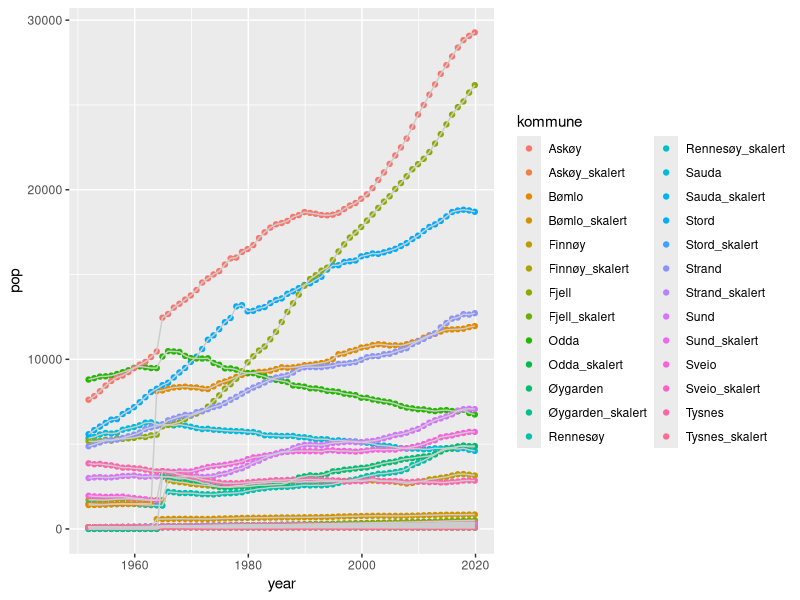
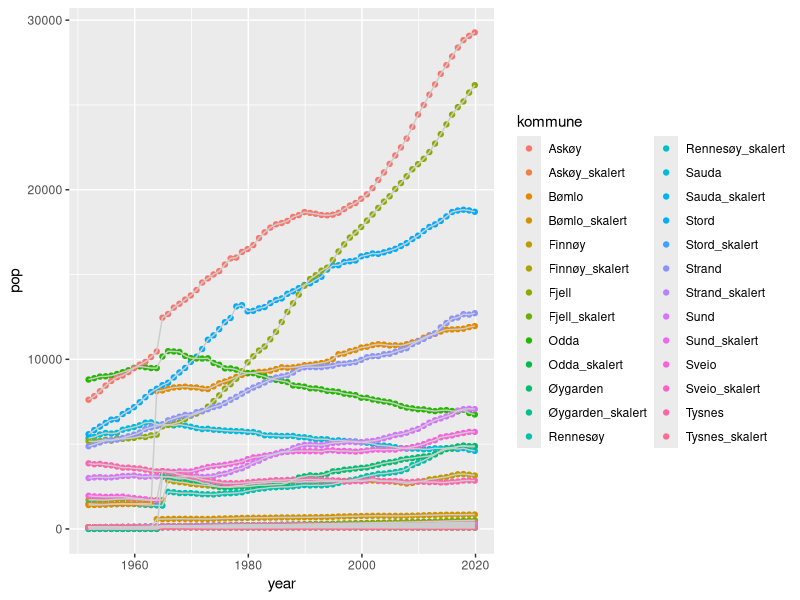
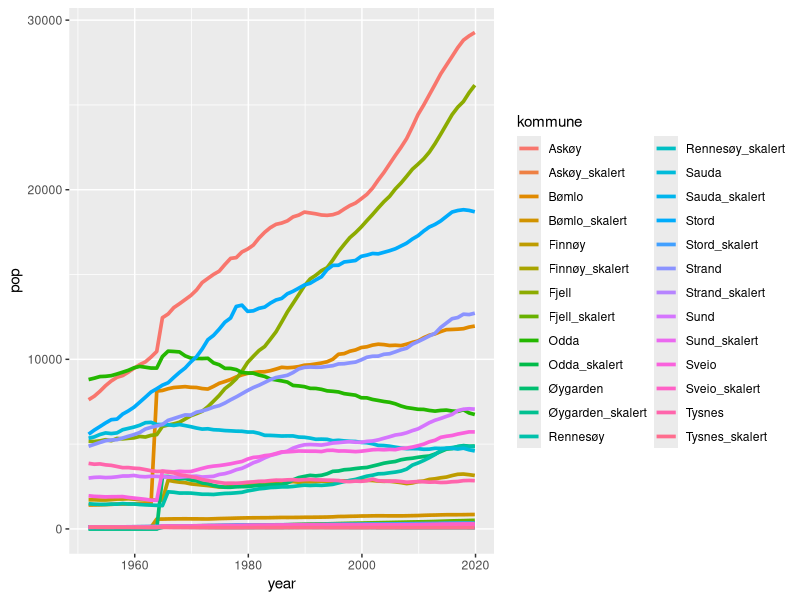
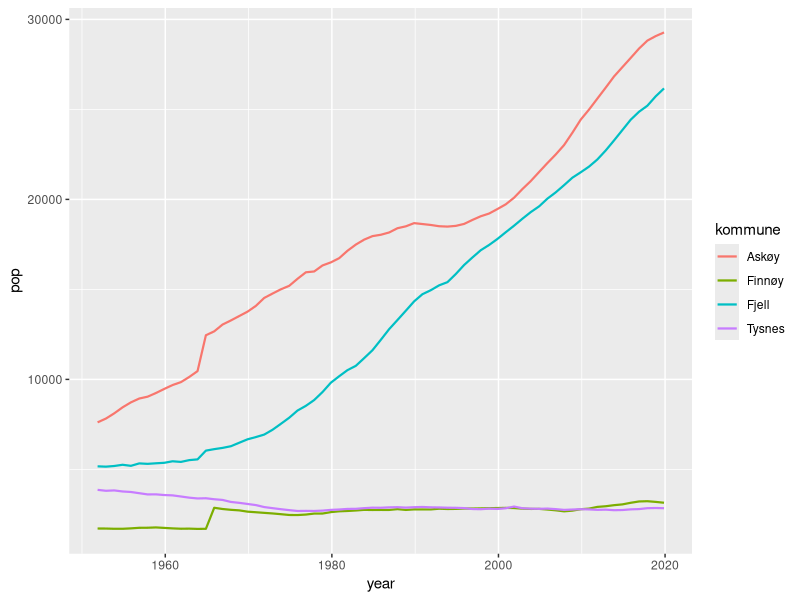
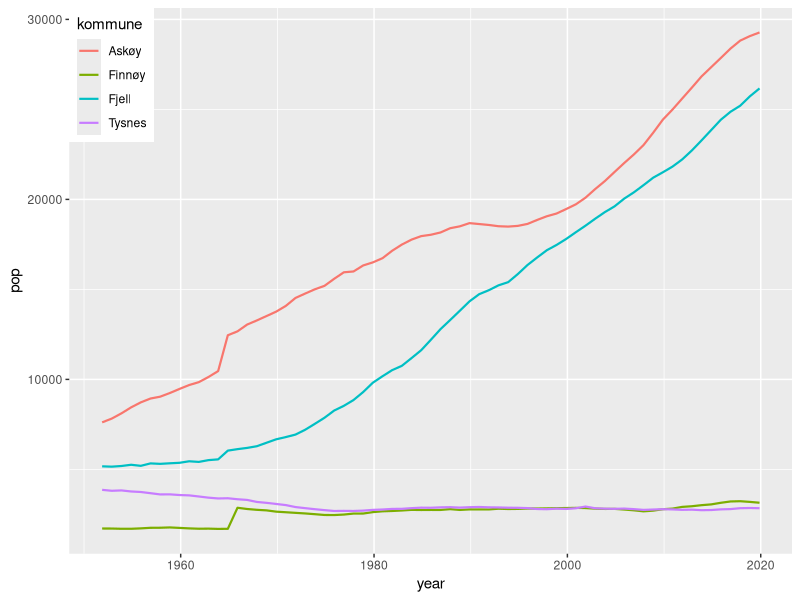
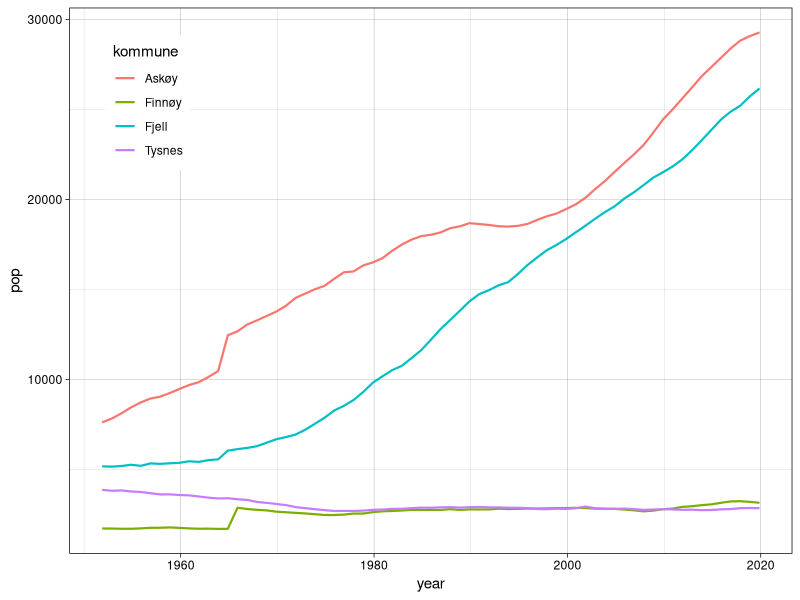

Write R code to recreate these figures, in order.
## ---- chunk 1
library(tidyverse)
library(readxl)
## ---- chunk 2
# antar at "lokalkommuner.xlsx" er i working directory
x <- read_xlsx(path = "lokalkommuner.xlsx")
# ser på 5 første linjer
head(x, n = 5)
# går fra wide til long
x_l <- pivot_longer(x, cols = `1951`:`2020`, names_to = "year", values_to = "pop")
# pop as integer, year as date
x_l$pop. <- as.integer(x_l$pop)
x_l$year <- as.Date(x_l$year, format = "%Y")
# set name first variable
names(x_l)[1] <- "kommune"
#  set missing to 0
x_l[is.na(x_l)] <- 0
# Lager indikatorvariabel for skalert
x_l$skalert <- str_detect(x_l$kommune, "_skalert")
head(x_l, n = 5)
## ---- chunk 3

head(x_l)
filter(x_l, year < "1953-09-22" & year > "1950-09-22" )
## ---- chunk 4
ggplot(data = filter(x_l, year < "2020-09-22"), mapping = aes(x = year, y = pop, group = kommune)) +
  geom_point(mapping = aes(colour = kommune), size = 1.5) +
  geom_line(colour = "Gray80")
## ---- chunk 5
ggplot(data = filter(x_l, year < "2020-09-22"), mapping = aes(x = year, y = pop, group = kommune)) +
  geom_point(mapping = aes(colour = kommune), size = 1.5) +
  geom_line(colour = "Gray80")
## ---- chunk 6
ggplot(data = filter(x_l, year < "2020-09-22"), mapping = aes(x = year, y = pop, group = kommune)) +
  geom_line(mapping = aes(colour = kommune), size = 1.25)
## ---- chunk 7
x_l_s <- x_l %>%
  filter(year < "2020-09-22") %>%
  filter(year >= "1951-09-22") %>%
  filter(kommune %in% c("Askøy", "Fjell", "Finnøy", "Tysnes"))
## ---- chunk 8
g1 <- ggplot(data = filter(x_l_s, year < "2020-09-22" & year > "1951-09-22"), mapping = aes(x = year, y = pop, group = kommune)) +
  geom_line(mapping = aes(colour = kommune), size = 0.75)
g1
## ---- chunk 9
themed <- g1 +
  theme(
    legend.justification = c(0, 1),
    legend.position = c(0, 1)
  )
themed

## ---- chunk 10
g1_bw <- g1 +
    theme_linedraw() +
    theme(
    legend.justification = c(0, 1),
    legend.position = c(0.05, 0.95)
  ) 

g1_bw
